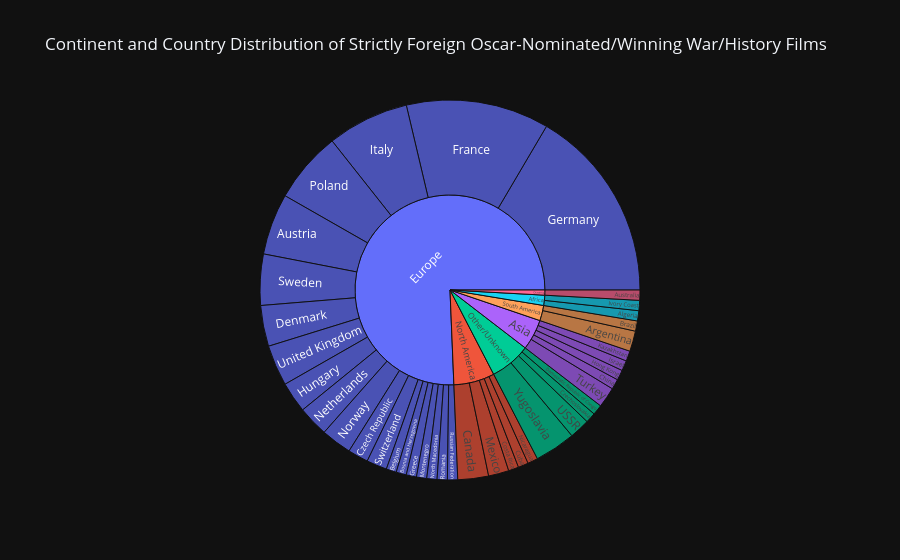

Notebook cell for this chart:
### Markdown cell above
##### Interpreting the Comparison
The stacked bar shows how the Academy strong preference for genres such as **War**, **History**, and Drama when it comes to international movies. This trend likely reflects the significant impact of major historical events—particularly the First and Second World Wars—on international cinema and the types of stories that resonate with Academy voters.

### 3. **Cultural Storytelling Preferences:** 
Do international Academy acclaimed movies reflect their coutry of origin?

### Code cell
import pycountry_convert as pc

target_genres = ["War", "History"]

# Filter for strictly foreign films with War or History genres, safely handling None values
sf_war_history = strictly_foreign_films_df[
    strictly_foreign_films_df['genres_list'].apply(
        lambda genres: isinstance(genres, list) and any(g in target_genres for g in genres)
    )
].copy()

sf_war_history_exploded = sf_war_history.explode('production_countries_list')

# Helper to get continent from country name
def country_to_continent(country):
    try:
        country_code = pc.country_name_to_country_alpha2(country, cn_name_format="default")
        continent_code = pc.country_alpha2_to_continent_code(country_code)
        continent_name = pc.convert_continent_code_to_continent_name(continent_code)
        return continent_name
    except Exception:
        return "Other/Unknown"

# Prepare DataFrame for sunburst/treemap
sf_war_history_exploded['Continent'] = sf_war_history_exploded['production_countries_list'].apply(country_to_continent)
plot_df = sf_war_history_exploded.groupby(['Continent', 'production_countries_list']).size().reset_index(name='Count')

# Sunburst plot: Continent > Country
fig = px.sunburst(
    plot_df,
    path=['Continent', 'production_countries_list'],
    values='Count',
    title="Continent and Country Distribution of Strictly Foreign Oscar-Nominated/Winning War/History Films",
    template="plotly_dark"
)
fig.show()

### Figure 1 — Plotly figure (JSON) as saved in the notebook; plotly's stock layout.template omitted (floating-point values rounded to 4 significant figures)
{"data": [{"branchvalues": "total", "domain": {"x": [0, 1], "y": [0, 1]}, "hovertemplate": "labels=%{label}<br>Count=%{value}<br>parent=%{parent}<br>id=%{id}<extra></extra>", "ids": ["Africa/Algeria", "South America/Argentina", "Oceania/Australia", "Europe/Austria", "Europe/Belgium", "Europe/Bosnia and Herzegovina", "South America/Brazil", "North America/Canada", "Asia/China", "North America/Costa Rica", "North America/Cuba", "Europe/Czech Republic", "Other/Unknown/Czechoslovakia", "Other/Unknown/Democratic Republic of Congo", "Europe/Denmark", "Europe/France", "Europe/Germany", "Europe/Greece", "Asia/Hong Kong", "Europe/Hungary", "Asia/Israel", "Europe/Italy", "Africa/Ivory Coast", "Asia/Kazakhstan", "North America/Mexico", "Europe/Montenegro", "Europe/Netherlands", "North America/Nicaragua", "Europe/North Macedonia", "Europe/Norway", "Europe/Poland", "Europe/Romania", "Europe/Russian Federation", "Europe/Sweden", "Europe/Switzerland", "Asia/Turkey", "Other/Unknown/USSR", "Europe/United Kingdom", "Other/Unknown/Yugoslavia", "Africa", "Asia", "Europe", "North America", "Oceania", "Other/Unknown", "South America"], "labels": ["Algeria", "Argentina", "Australia", "Austria", "Belgium", "Bosnia and Herzegovina", "Brazil", "Canada", "China", "Costa Rica", "Cuba", "Czech Republic", "Czechoslovakia", "Democratic Republic of Congo", "Denmark", "France", "Germany", "Greece", "Hong Kong", "Hungary", "Israel", "Italy", "Ivory Coast", "Kazakhstan", "Mexico", "Montenegro", "Netherlands", "Nicaragua", "North Macedonia", "Norway", "Poland", "Romania", "Russian Federation", "Sweden", "Switzerland", "Turkey", "USSR", "United Kingdom", "Yugoslavia", "Africa", "Asia", "Europe", "North America", "Oceania", "Other/Unknown", "South America"], "name": "", "parents": ["Africa", "South America", "Oceania", "Europe", "Europe", "Europe", "South America", "North America", "Asia", "North America", "North America", "Europe", "Other/Unknown", "Other/Unknown", "Europe", "Europe", "Europe", "Europe", "Asia", "Europe", "Asia", "Europe", "Africa", "Asia", "North America", "Europe", "Europe", "North America", "Europe", "Europe", "Europe", "Europe", "Europe", "Europe", "Europe", "Asia", "Other/Unknown", "Europe", "Other/Unknown", "", "", "", "", "", "", ""], "type": "sunburst", "values": [1, 2, 1, 6, 1, 1, 1, 3, 1, 1, 1, 2, 1, 1, 4, 14, 19, 1, 1, 3, 1, 8, 1, 1, 2, 1, 3, 1, 1, 3, 7, 1, 1, 5, 2, 2, 2, 4, 4, 2, 6, 87, 8, 1, 8, 3]}], "layout": {"legend": {"tracegroupgap": 0}, "title": {"text": "Continent and Country Distribution of Strictly Foreign Oscar-Nominated/Winning War/History Films"}}}
